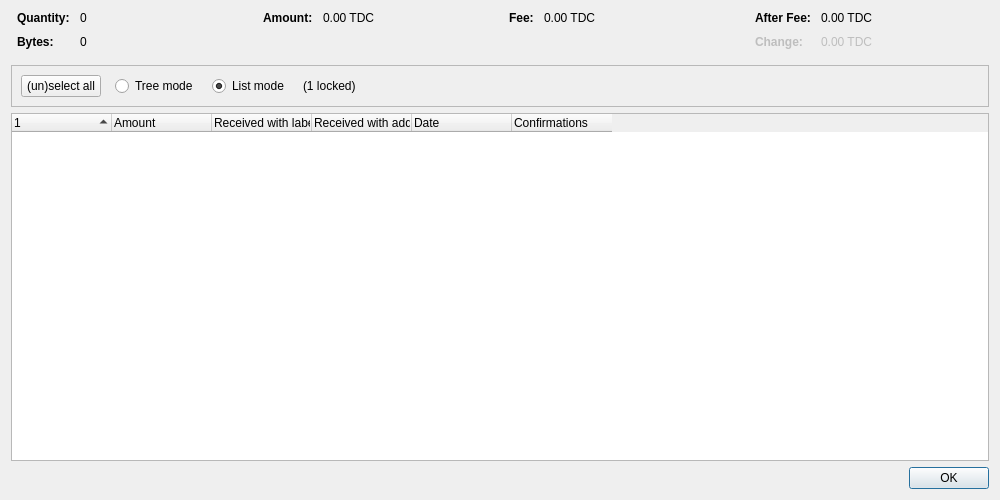
<?xml version="1.0" encoding="UTF-8"?>
<ui version="4.0">
 <class>CoinControlDialog</class>
 <widget class="QDialog" name="CoinControlDialog">
  <property name="geometry">
   <rect>
    <x>0</x>
    <y>0</y>
    <width>1000</width>
    <height>500</height>
   </rect>
  </property>
  <property name="windowTitle">
   <string>Coin Selection</string>
  </property>
  <layout class="QVBoxLayout" name="verticalLayout">
   <item>
    <layout class="QHBoxLayout" name="horizontalLayoutTop" stretch="0,0,0,0">
     <property name="topMargin">
      <number>0</number>
     </property>
     <property name="bottomMargin">
      <number>10</number>
     </property>
     <item>
      <layout class="QFormLayout" name="formLayoutCoinControl1">
       <property name="labelAlignment">
        <set>Qt::AlignLeft|Qt::AlignVCenter</set>
       </property>
       <property name="horizontalSpacing">
        <number>10</number>
       </property>
       <property name="verticalSpacing">
        <number>10</number>
       </property>
       <property name="leftMargin">
        <number>6</number>
       </property>
       <property name="rightMargin">
        <number>6</number>
       </property>
       <item row="0" column="0">
        <widget class="QLabel" name="labelCoinControlQuantityText">
         <property name="font">
          <font>
           <weight>75</weight>
           <bold>true</bold>
          </font>
         </property>
         <property name="text">
          <string>Quantity:</string>
         </property>
        </widget>
       </item>
       <item row="0" column="1">
        <widget class="QLabel" name="labelCoinControlQuantity">
         <property name="cursor">
          <cursorShape>IBeamCursor</cursorShape>
         </property>
         <property name="contextMenuPolicy">
          <enum>Qt::ActionsContextMenu</enum>
         </property>
         <property name="text">
          <string notr="true">0</string>
         </property>
         <property name="textInteractionFlags">
          <set>Qt::LinksAccessibleByMouse|Qt::TextSelectableByKeyboard|Qt::TextSelectableByMouse</set>
         </property>
        </widget>
       </item>
       <item row="1" column="0">
        <widget class="QLabel" name="labelCoinControlBytesText">
         <property name="font">
          <font>
           <weight>75</weight>
           <bold>true</bold>
          </font>
         </property>
         <property name="text">
          <string>Bytes:</string>
         </property>
        </widget>
       </item>
       <item row="1" column="1">
        <widget class="QLabel" name="labelCoinControlBytes">
         <property name="cursor">
          <cursorShape>IBeamCursor</cursorShape>
         </property>
         <property name="contextMenuPolicy">
          <enum>Qt::ActionsContextMenu</enum>
         </property>
         <property name="text">
          <string notr="true">0</string>
         </property>
         <property name="textInteractionFlags">
          <set>Qt::LinksAccessibleByMouse|Qt::TextSelectableByKeyboard|Qt::TextSelectableByMouse</set>
         </property>
        </widget>
       </item>
      </layout>
     </item>
     <item>
      <layout class="QFormLayout" name="formLayoutCoinControl2">
       <property name="horizontalSpacing">
        <number>10</number>
       </property>
       <property name="verticalSpacing">
        <number>10</number>
       </property>
       <property name="leftMargin">
        <number>6</number>
       </property>
       <property name="rightMargin">
        <number>6</number>
       </property>
       <item row="0" column="0">
        <widget class="QLabel" name="labelCoinControlAmountText">
         <property name="font">
          <font>
           <weight>75</weight>
           <bold>true</bold>
          </font>
         </property>
         <property name="text">
          <string>Amount:</string>
         </property>
        </widget>
       </item>
       <item row="0" column="1">
        <widget class="QLabel" name="labelCoinControlAmount">
         <property name="cursor">
          <cursorShape>IBeamCursor</cursorShape>
         </property>
         <property name="contextMenuPolicy">
          <enum>Qt::ActionsContextMenu</enum>
         </property>
         <property name="text">
          <string notr="true">0.00 TDC</string>
         </property>
         <property name="textInteractionFlags">
          <set>Qt::LinksAccessibleByMouse|Qt::TextSelectableByKeyboard|Qt::TextSelectableByMouse</set>
         </property>
        </widget>
       </item>
      </layout>
     </item>
     <item>
      <layout class="QFormLayout" name="formLayoutCoinControl3">
       <property name="horizontalSpacing">
        <number>10</number>
       </property>
       <property name="verticalSpacing">
        <number>10</number>
       </property>
       <property name="leftMargin">
        <number>6</number>
       </property>
       <property name="rightMargin">
        <number>6</number>
       </property>
       <item row="0" column="0">
        <widget class="QLabel" name="labelCoinControlFeeText">
         <property name="font">
          <font>
           <weight>75</weight>
           <bold>true</bold>
          </font>
         </property>
         <property name="text">
          <string>Fee:</string>
         </property>
        </widget>
       </item>
       <item row="0" column="1">
        <widget class="QLabel" name="labelCoinControlFee">
         <property name="cursor">
          <cursorShape>IBeamCursor</cursorShape>
         </property>
         <property name="contextMenuPolicy">
          <enum>Qt::ActionsContextMenu</enum>
         </property>
         <property name="text">
          <string notr="true">0.00 TDC</string>
         </property>
         <property name="textInteractionFlags">
          <set>Qt::LinksAccessibleByMouse|Qt::TextSelectableByKeyboard|Qt::TextSelectableByMouse</set>
         </property>
        </widget>
       </item>
      </layout>
     </item>
     <item>
      <layout class="QFormLayout" name="formLayoutCoinControl4">
       <property name="labelAlignment">
        <set>Qt::AlignLeft|Qt::AlignVCenter</set>
       </property>
       <property name="horizontalSpacing">
        <number>10</number>
       </property>
       <property name="verticalSpacing">
        <number>10</number>
       </property>
       <property name="leftMargin">
        <number>6</number>
       </property>
       <property name="rightMargin">
        <number>6</number>
       </property>
       <item row="0" column="0">
        <widget class="QLabel" name="labelCoinControlAfterFeeText">
         <property name="font">
          <font>
           <weight>75</weight>
           <bold>true</bold>
          </font>
         </property>
         <property name="text">
          <string>After Fee:</string>
         </property>
        </widget>
       </item>
       <item row="0" column="1">
        <widget class="QLabel" name="labelCoinControlAfterFee">
         <property name="cursor">
          <cursorShape>IBeamCursor</cursorShape>
         </property>
         <property name="contextMenuPolicy">
          <enum>Qt::ActionsContextMenu</enum>
         </property>
         <property name="text">
          <string notr="true">0.00 TDC</string>
         </property>
         <property name="textInteractionFlags">
          <set>Qt::LinksAccessibleByMouse|Qt::TextSelectableByKeyboard|Qt::TextSelectableByMouse</set>
         </property>
        </widget>
       </item>
       <item row="1" column="0">
        <widget class="QLabel" name="labelCoinControlChangeText">
         <property name="enabled">
          <bool>false</bool>
         </property>
         <property name="font">
          <font>
           <weight>75</weight>
           <bold>true</bold>
          </font>
         </property>
         <property name="text">
          <string>Change:</string>
         </property>
        </widget>
       </item>
       <item row="1" column="1">
        <widget class="QLabel" name="labelCoinControlChange">
         <property name="enabled">
          <bool>false</bool>
         </property>
         <property name="cursor">
          <cursorShape>IBeamCursor</cursorShape>
         </property>
         <property name="contextMenuPolicy">
          <enum>Qt::ActionsContextMenu</enum>
         </property>
         <property name="text">
          <string notr="true">0.00 TDC</string>
         </property>
         <property name="textInteractionFlags">
          <set>Qt::LinksAccessibleByMouse|Qt::TextSelectableByKeyboard|Qt::TextSelectableByMouse</set>
         </property>
        </widget>
       </item>
      </layout>
     </item>
    </layout>
   </item>
   <item>
    <widget class="QFrame" name="frame">
     <property name="minimumSize">
      <size>
       <width>0</width>
       <height>40</height>
      </size>
     </property>
     <property name="frameShape">
      <enum>QFrame::StyledPanel</enum>
     </property>
     <property name="frameShadow">
      <enum>QFrame::Sunken</enum>
     </property>
     <layout class="QHBoxLayout" name="horizontalLayout">
      <item>
       <layout class="QHBoxLayout" name="horizontalLayoutPanel" stretch="0,0,0,0,0">
        <property name="spacing">
         <number>14</number>
        </property>
        <item>
         <widget class="QPushButton" name="pushButtonSelectAll">
          <property name="sizePolicy">
           <sizepolicy hsizetype="Maximum" vsizetype="Fixed">
            <horstretch>0</horstretch>
            <verstretch>0</verstretch>
           </sizepolicy>
          </property>
          <property name="text">
           <string>(un)select all</string>
          </property>
          <property name="autoDefault">
           <bool>false</bool>
          </property>
         </widget>
        </item>
        <item>
         <widget class="QRadioButton" name="radioTreeMode">
          <property name="sizePolicy">
           <sizepolicy hsizetype="Maximum" vsizetype="Fixed">
            <horstretch>0</horstretch>
            <verstretch>0</verstretch>
           </sizepolicy>
          </property>
          <property name="text">
           <string>Tree mode</string>
          </property>
         </widget>
        </item>
        <item>
         <widget class="QRadioButton" name="radioListMode">
          <property name="sizePolicy">
           <sizepolicy hsizetype="Maximum" vsizetype="Fixed">
            <horstretch>0</horstretch>
            <verstretch>0</verstretch>
           </sizepolicy>
          </property>
          <property name="text">
           <string>List mode</string>
          </property>
          <property name="checked">
           <bool>true</bool>
          </property>
         </widget>
        </item>
        <item>
         <widget class="QLabel" name="labelLocked">
          <property name="text">
           <string notr="true">(1 locked)</string>
          </property>
         </widget>
        </item>
        <item>
         <spacer name="horizontalSpacer">
          <property name="orientation">
           <enum>Qt::Horizontal</enum>
          </property>
          <property name="sizeHint" stdset="0">
           <size>
            <width>40</width>
            <height>20</height>
           </size>
          </property>
         </spacer>
        </item>
       </layout>
      </item>
     </layout>
    </widget>
   </item>
   <item>
    <widget class="CoinControlTreeWidget" name="treeWidget">
     <property name="contextMenuPolicy">
      <enum>Qt::CustomContextMenu</enum>
     </property>
     <property name="sortingEnabled">
      <bool>false</bool>
     </property>
     <property name="columnCount">
      <number>6</number>
     </property>
     <attribute name="headerShowSortIndicator" stdset="0">
      <bool>true</bool>
     </attribute>
     <attribute name="headerStretchLastSection">
      <bool>false</bool>
     </attribute>
     <column>
      <property name="text">
       <string/>
      </property>
     </column>
     <column>
      <property name="text">
       <string>Amount</string>
      </property>
     </column>
     <column>
      <property name="text">
       <string>Received with label</string>
      </property>
     </column>
     <column>
      <property name="text">
       <string>Received with address</string>
      </property>
     </column>
     <column>
      <property name="text">
       <string>Date</string>
      </property>
     </column>
     <column>
      <property name="text">
       <string>Confirmations</string>
      </property>
      <property name="toolTip">
       <string>Confirmed</string>
      </property>
     </column>
     <column>
      <property name="text">
       <string/>
      </property>
     </column>
     <column>
      <property name="text">
       <string/>
      </property>
     </column>
     <column>
      <property name="text">
       <string/>
      </property>
     </column>
     <column>
      <property name="text">
       <string/>
      </property>
     </column>
    </widget>
   </item>
   <item>
    <widget class="QDialogButtonBox" name="buttonBox">
     <property name="orientation">
      <enum>Qt::Horizontal</enum>
     </property>
     <property name="standardButtons">
      <set>QDialogButtonBox::Ok</set>
     </property>
    </widget>
   </item>
  </layout>
 </widget>
 <customwidgets>
  <customwidget>
   <class>CoinControlTreeWidget</class>
   <extends>QTreeWidget</extends>
   <header>qt/coincontroltreewidget.h</header>
  </customwidget>
 </customwidgets>
 <resources/>
 <connections/>
</ui>
